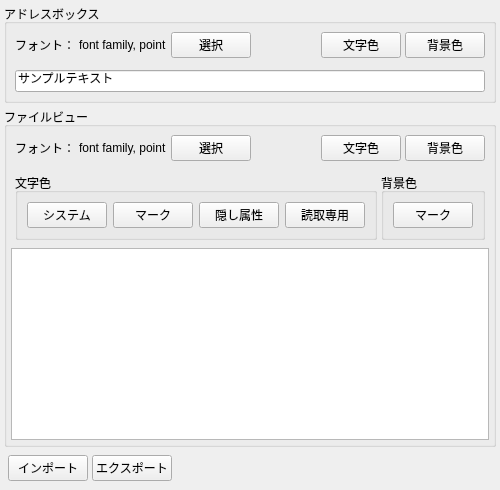
     <widget class="QWidget" name="tabAppearance">
      <attribute name="title">
       <string>色とフォント</string>
      </attribute>
      <layout class="QVBoxLayout" name="verticalLayout_6">
       <property name="spacing">
        <number>4</number>
       </property>
       <property name="leftMargin">
        <number>4</number>
       </property>
       <property name="topMargin">
        <number>4</number>
       </property>
       <property name="rightMargin">
        <number>4</number>
       </property>
       <property name="bottomMargin">
        <number>4</number>
       </property>
       <item>
        <widget class="QGroupBox" name="groupBox">
         <property name="title">
          <string>アドレスボックス</string>
         </property>
         <layout class="QVBoxLayout" name="verticalLayout_2">
          <property name="spacing">
           <number>4</number>
          </property>
          <property name="leftMargin">
           <number>4</number>
          </property>
          <property name="topMargin">
           <number>4</number>
          </property>
          <property name="rightMargin">
           <number>4</number>
          </property>
          <property name="bottomMargin">
           <number>4</number>
          </property>
          <item>
           <layout class="QHBoxLayout" name="horizontalLayout_16">
            <property name="spacing">
             <number>4</number>
            </property>
            <property name="leftMargin">
             <number>4</number>
            </property>
            <property name="topMargin">
             <number>4</number>
            </property>
            <property name="rightMargin">
             <number>4</number>
            </property>
            <property name="bottomMargin">
             <number>4</number>
            </property>
            <item>
             <widget class="QLabel" name="label_17">
              <property name="text">
               <string>フォント：</string>
              </property>
             </widget>
            </item>
            <item>
             <widget class="QLabel" name="boxFont">
              <property name="text">
               <string>font family, point</string>
              </property>
             </widget>
            </item>
            <item>
             <widget class="QPushButton" name="chooseBoxFont">
              <property name="focusPolicy">
               <enum>Qt::StrongFocus</enum>
              </property>
              <property name="text">
               <string>選択</string>
              </property>
             </widget>
            </item>
            <item>
             <spacer name="horizontalSpacer_13">
              <property name="orientation">
               <enum>Qt::Horizontal</enum>
              </property>
              <property name="sizeHint" stdset="0">
               <size>
                <width>40</width>
                <height>20</height>
               </size>
              </property>
             </spacer>
            </item>
            <item>
             <widget class="QPushButton" name="boxClrFg">
              <property name="sizePolicy">
               <sizepolicy hsizetype="Minimum" vsizetype="Fixed">
                <horstretch>0</horstretch>
                <verstretch>0</verstretch>
               </sizepolicy>
              </property>
              <property name="focusPolicy">
               <enum>Qt::StrongFocus</enum>
              </property>
              <property name="text">
               <string>文字色</string>
              </property>
             </widget>
            </item>
            <item>
             <widget class="QPushButton" name="boxClrBg">
              <property name="focusPolicy">
               <enum>Qt::StrongFocus</enum>
              </property>
              <property name="text">
               <string>背景色</string>
              </property>
             </widget>
            </item>
           </layout>
          </item>
          <item>
           <layout class="QHBoxLayout" name="horizontalLayout_17">
            <property name="spacing">
             <number>4</number>
            </property>
            <property name="leftMargin">
             <number>4</number>
            </property>
            <property name="topMargin">
             <number>4</number>
            </property>
            <property name="rightMargin">
             <number>4</number>
            </property>
            <property name="bottomMargin">
             <number>4</number>
            </property>
            <item>
             <widget class="QLineEdit" name="sampleEdit">
              <property name="text">
               <string>サンプルテキスト</string>
              </property>
             </widget>
            </item>
           </layout>
          </item>
         </layout>
        </widget>
       </item>
       <item>
        <widget class="QGroupBox" name="groupBox_2">
         <property name="title">
          <string>ファイルビュー</string>
         </property>
         <layout class="QVBoxLayout" name="verticalLayout_5">
          <property name="spacing">
           <number>4</number>
          </property>
          <property name="leftMargin">
           <number>4</number>
          </property>
          <property name="topMargin">
           <number>4</number>
          </property>
          <property name="rightMargin">
           <number>4</number>
          </property>
          <property name="bottomMargin">
           <number>4</number>
          </property>
          <item>
           <layout class="QHBoxLayout" name="horizontalLayout_21">
            <property name="spacing">
             <number>4</number>
            </property>
            <property name="leftMargin">
             <number>4</number>
            </property>
            <property name="topMargin">
             <number>4</number>
            </property>
            <property name="rightMargin">
             <number>4</number>
            </property>
            <property name="bottomMargin">
             <number>4</number>
            </property>
            <item>
             <widget class="QLabel" name="label_23">
              <property name="text">
               <string>フォント：</string>
              </property>
             </widget>
            </item>
            <item>
             <widget class="QLabel" name="viewFont">
              <property name="text">
               <string>font family, point</string>
              </property>
             </widget>
            </item>
            <item>
             <widget class="QPushButton" name="chooseViewFont">
              <property name="focusPolicy">
               <enum>Qt::StrongFocus</enum>
              </property>
              <property name="text">
               <string>選択</string>
              </property>
             </widget>
            </item>
            <item>
             <spacer name="horizontalSpacer_12">
              <property name="orientation">
               <enum>Qt::Horizontal</enum>
              </property>
              <property name="sizeHint" stdset="0">
               <size>
                <width>40</width>
                <height>20</height>
               </size>
              </property>
             </spacer>
            </item>
            <item>
             <widget class="QPushButton" name="clrFgNormal">
              <property name="focusPolicy">
               <enum>Qt::StrongFocus</enum>
              </property>
              <property name="text">
               <string>文字色</string>
              </property>
             </widget>
            </item>
            <item>
             <widget class="QPushButton" name="clrBgNormal">
              <property name="focusPolicy">
               <enum>Qt::StrongFocus</enum>
              </property>
              <property name="text">
               <string>背景色</string>
              </property>
             </widget>
            </item>
           </layout>
          </item>
          <item>
           <layout class="QHBoxLayout" name="horizontalLayout_18">
            <property name="spacing">
             <number>4</number>
            </property>
            <property name="leftMargin">
             <number>4</number>
            </property>
            <property name="topMargin">
             <number>4</number>
            </property>
            <property name="rightMargin">
             <number>4</number>
            </property>
            <property name="bottomMargin">
             <number>4</number>
            </property>
            <item>
             <widget class="QGroupBox" name="groupBox_3">
              <property name="title">
               <string>文字色</string>
              </property>
              <layout class="QHBoxLayout" name="horizontalLayout_19">
               <item>
                <widget class="QPushButton" name="clrFgSystem">
                 <property name="focusPolicy">
                  <enum>Qt::StrongFocus</enum>
                 </property>
                 <property name="text">
                  <string>システム</string>
                 </property>
                </widget>
               </item>
               <item>
                <widget class="QPushButton" name="clrFgMark">
                 <property name="focusPolicy">
                  <enum>Qt::StrongFocus</enum>
                 </property>
                 <property name="text">
                  <string>マーク</string>
                 </property>
                </widget>
               </item>
               <item>
                <widget class="QPushButton" name="clrFgHidden">
                 <property name="focusPolicy">
                  <enum>Qt::StrongFocus</enum>
                 </property>
                 <property name="text">
                  <string>隠し属性</string>
                 </property>
                </widget>
               </item>
               <item>
                <widget class="QPushButton" name="clrFgReadonly">
                 <property name="focusPolicy">
                  <enum>Qt::StrongFocus</enum>
                 </property>
                 <property name="text">
                  <string>読取専用</string>
                 </property>
                </widget>
               </item>
              </layout>
             </widget>
            </item>
            <item>
             <widget class="QGroupBox" name="groupBox_4">
              <property name="title">
               <string>背景色</string>
              </property>
              <layout class="QHBoxLayout" name="horizontalLayout_20">
               <item>
                <widget class="QPushButton" name="clrBgMark">
                 <property name="focusPolicy">
                  <enum>Qt::StrongFocus</enum>
                 </property>
                 <property name="text">
                  <string>マーク</string>
                 </property>
                </widget>
               </item>
              </layout>
             </widget>
            </item>
           </layout>
          </item>
          <item>
           <widget class="QTableView" name="sampleTable">
            <property name="sizePolicy">
             <sizepolicy hsizetype="Expanding" vsizetype="MinimumExpanding">
              <horstretch>0</horstretch>
              <verstretch>0</verstretch>
             </sizepolicy>
            </property>
            <property name="minimumSize">
             <size>
              <width>0</width>
              <height>110</height>
             </size>
            </property>
            <property name="focusPolicy">
             <enum>Qt::NoFocus</enum>
            </property>
            <property name="selectionMode">
             <enum>QAbstractItemView::SingleSelection</enum>
            </property>
            <property name="selectionBehavior">
             <enum>QAbstractItemView::SelectRows</enum>
            </property>
            <property name="textElideMode">
             <enum>Qt::ElideMiddle</enum>
            </property>
            <property name="showGrid">
             <bool>false</bool>
            </property>
            <property name="wordWrap">
             <bool>false</bool>
            </property>
            <attribute name="horizontalHeaderVisible">
             <bool>false</bool>
            </attribute>
            <attribute name="verticalHeaderVisible">
             <bool>false</bool>
            </attribute>
           </widget>
          </item>
         </layout>
        </widget>
       </item>
       <item>
        <layout class="QHBoxLayout" name="horizontalLayout_28">
         <property name="spacing">
          <number>4</number>
         </property>
         <property name="leftMargin">
          <number>4</number>
         </property>
         <property name="topMargin">
          <number>4</number>
         </property>
         <property name="rightMargin">
          <number>4</number>
         </property>
         <property name="bottomMargin">
          <number>4</number>
         </property>
         <item>
          <widget class="QPushButton" name="importAppearance">
           <property name="focusPolicy">
            <enum>Qt::StrongFocus</enum>
           </property>
           <property name="text">
            <string>インポート</string>
           </property>
          </widget>
         </item>
         <item>
          <widget class="QPushButton" name="exportAppearance">
           <property name="focusPolicy">
            <enum>Qt::StrongFocus</enum>
           </property>
           <property name="text">
            <string>エクスポート</string>
           </property>
          </widget>
         </item>
         <item>
          <spacer name="horizontalSpacer_17">
           <property name="orientation">
            <enum>Qt::Horizontal</enum>
           </property>
           <property name="sizeHint" stdset="0">
            <size>
             <width>40</width>
             <height>20</height>
            </size>
           </property>
          </spacer>
         </item>
        </layout>
       </item>
       <item>
        <spacer name="verticalSpacer_2">
         <property name="orientation">
          <enum>Qt::Vertical</enum>
         </property>
         <property name="sizeHint" stdset="0">
          <size>
           <width>20</width>
           <height>1</height>
          </size>
         </property>
        </spacer>
       </item>
      </layout>
     </widget>
